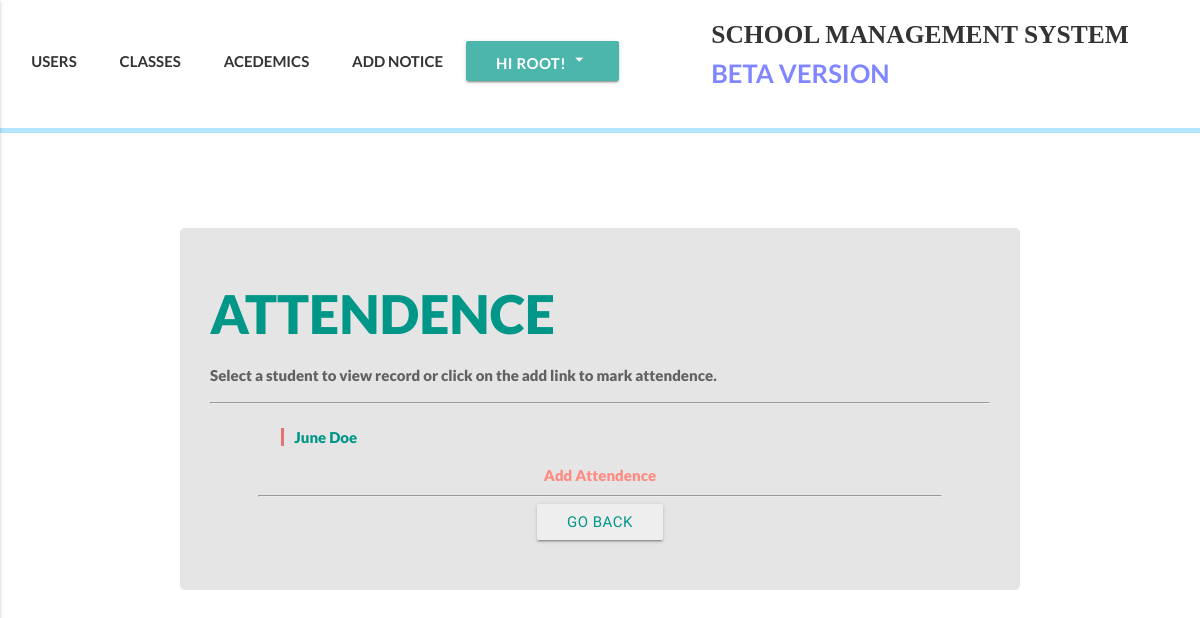
Page /academics/attendence/klass/1/ (signed in) on the earlier database version.
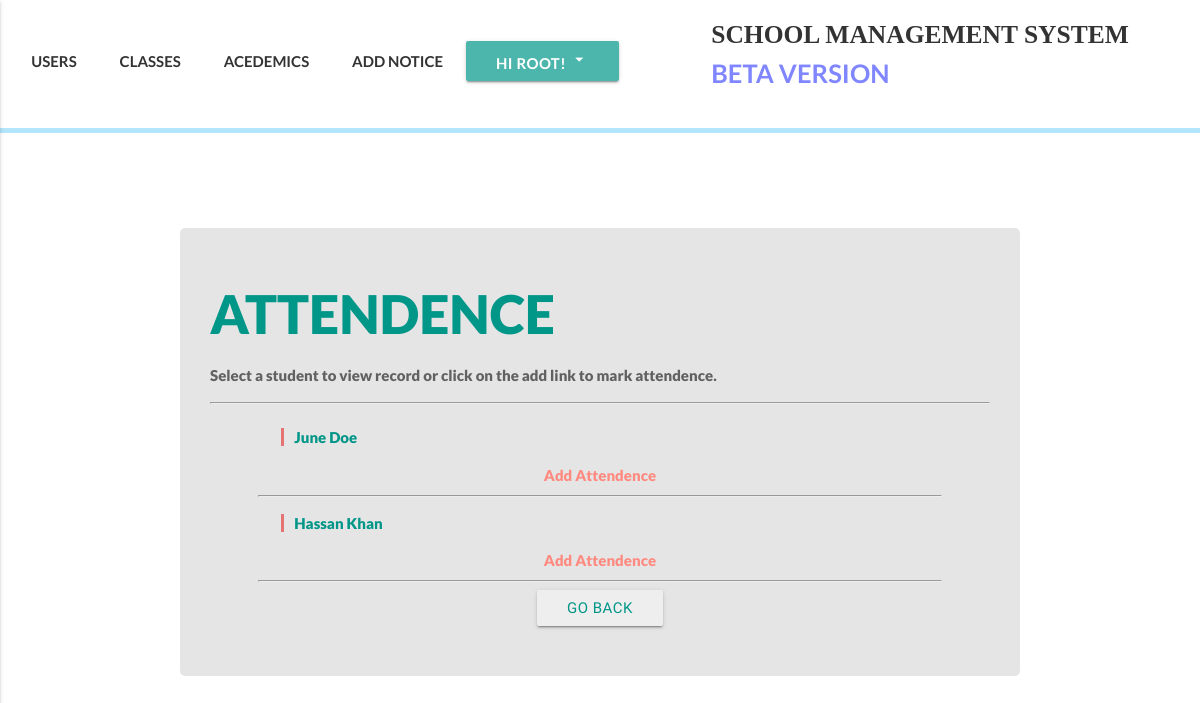
Same page on the later database version.
### accounts/models.py (models this page shows, shortened)
class User(AbstractBaseUser):
    email = models.EmailField(
        verbose_name='email address',
        max_length=255,
        unique=True,
    )
    date_of_birth = models.DateField(null=True)
    is_active = models.BooleanField(default=True)
    is_admin = models.BooleanField(default=False)
    is_teacher = models.BooleanField(default=False)
    is_student = models.BooleanField(default=False)
    bio = models.TextField(blank=True, help_text='write something about yourself...')
    phone_regex = RegexValidator(regex=r'^\+?1?\d{9,15}$', message="Phone number must be entered in the format: '+999999999'. Up to 15 digits allowed.")
    phone_number = models.CharField(validators=[phone_regex], max_length=17, blank=True, help_text="Phone number must be entered in the format: '+999999999'. Up to 15 digits allowed.") # validators should be a list
    first_name = models.CharField(max_length=225)
    last_name = models.CharField(max_length=225)
    address = models.CharField(max_length=225, blank=True)
    part_of = models.ForeignKey(Klasses, null=True, blank=True, related_name="partof", on_delete=models.SET_NULL)
    image = models.ImageField(upload_to="profile_pictures", blank=True)
    objects = MyUserManager()
    USERNAME_FIELD = 'email'
    REQUIRED_FIELDS = ['first_name', 'last_name', 'phone_number']
    def get_absolute_url(self):
        return reverse('user_detail', kwargs={'id':self.id})
    def __str__(self):              # __unicode__ on Python 2
        return self.first_name + " " + self.last_name

### academics/views.py (the view)
# urls.py: url(r'^attendence/klass/(?P<id>[\w-]+)/$', rolls_students, name='rolls-students'),
def rolls_students(request, id):
    if request.user.is_authenticated:
        klass = get_object_or_404(Klasses, id=id)
        klass_teacher = klass.partof.filter(is_teacher=True)[0]
        if request.user.is_admin or request.user == klass_teacher:
            students = klass.partof.filter(is_student=True)
            context = {
                "klass":klass,
                "students":students,
            }
            template_name = "academics/roll_call/rolls_students.html"
            return render(request, template_name, context)
        else:
            raise Http404
    else:
        raise Http404

### templates/academics/roll_call/rolls_students.html (shortened to what this page needs)
{% extends 'index.html' %}
{% block customcss %}
{% load static %}
<link rel="stylesheet" href="{% static 'css/userrs.css' %}">
<link rel="stylesheet" href="{% static 'css/academics/subjects/subject_list.css' %}">
{% endblock customcss %}
{% block content %}
  <div class="register-bg">
    <div class="classes-boi hoverable grey-text text-darken-2">
      <h2 class="my-heada">Attendence</h2>
      <div class="my-text">
        <p>Select a student to view record or click on the add link to mark attendence.</p> <hr>
      </div>
      <div class="row">
      <div class="col xl16 l12 m12 s12">
        <div class="my-list">
          {% for stu in students %}
          <p><a href="/academics/attendence/{{stu.id}}">{{stu}}</a></p>
          <div class="center">
            <a href="/academics/attendence/add/{{stu.id}}" class="my-grade-detail ma-something">Add Attendence</a>
            <hr class="lina">
          </div>
          {% endfor %}
        </div>
        <div class="col offset-s3 s6">
          {% if request.user.is_admin %}
          <a href="{% url 'rolls-class' %}" class="btn waves-effect waves-teal grey lighten-3 teal-text dam boto">Go Back</a>
          {% elif request.user.is_teacher %}
          <a href="{% url 'home' %}" class="btn waves-effect waves-teal grey lighten-3 teal-text dam boto">Go Back</a>
          {% endif %}
        </div>
      </div>
      </div>
  </div>
  </div>
{% endblock content %}

Differences in the rows shown:
added User: first_name+last_name "Hassan Khan"
